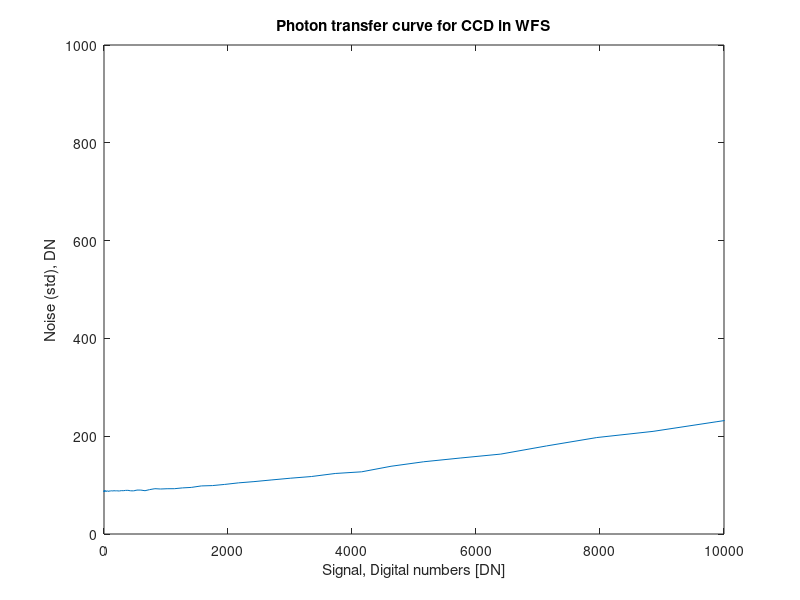
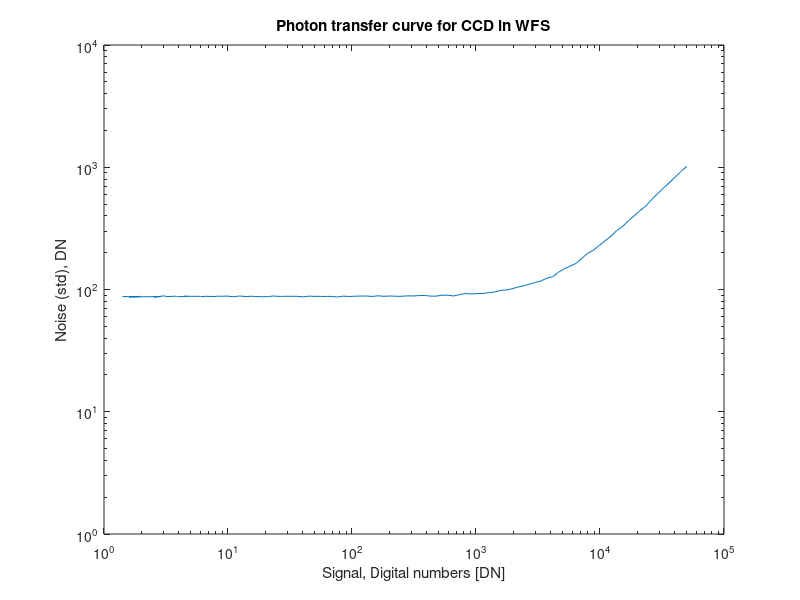

The MATLAB script that drew these images, in order:
%> @file demo_photosensor_simple_model.m
%> @brief Original code from Janesick book that simulates the noise in CMOS sensor.
%> 
%> @author James Janesick
%> @date   17 January 2011
%> 
clc
clear all
close all


PIX = 1000; % number of pixels sampled
DATA = 100; %% number of data points


%%%%%%%% Parameters %%
pixel_size = 8*10^(-4);  %% pixel size in [cm].

edn = 2; %% Conversion constant K[e/DN]
RN_e = 3; %% read noise [e]
RN = RN_e/edn; %% read noise [DN]

FW_e = 10^5; %% full well of pixel, [e]
FW = FW_e/edn; %% full well in DN

SCALE = DATA/log10(FW);  %% full well scale factor;

PN = 0.02;  %% FPN factor;

T = 300; %% operating temperature, [K]

k1 = 8.62*10^(-5); %%% Boltzman constant, [eV/K].

DFM = 0.5;  %% dark current figure of merit, [nA/cm^2].

DN = 0.3; %% dark FPN factor

PA = pixel_size^2;  %% pixel area [cm^2]

t_I = 0.3; 	%% integration time

Eg = 1.1557 - ( 7.021*T^2*10^(-4) )/(1108+T);  %% silicon band gap energy;

DARK_e = t_I*2.55*10^(15)*PA*DFM*T^(1.5)*exp(-Eg/(2*k1*T)); %% dark current [e]
DARK = DARK_e/edn; %% dark current [DN]



%%%%%%%% Program
randn('state', sum(100*clock));  %randomize the number generation
C = randn(PIX,1); %% random number generation for FPN number
F = randn(PIX,1);

for i=1:DATA
sig = 10^(i/SCALE);  %% signal step

A = randn(PIX,DATA); %% random number generation
B = randn(PIX,DATA); %% random number generation
D = randn(PIX,DATA); %% random number generation

read = RN*A(1:PIX,i); %%% read noise [DN]
shot = (sig/edn)^(0.5)*B(1:PIX,i); %% shot noise [DN]

FPN = sig*PN*C(1:PIX,1); %% FPN [DN]

Dshot = (DARK/edn)^(0.5)*D(1:PIX,i); %% dark shot noise [DN]

DFPN = DARK*DN*F(1:PIX,1);  %% dark FPN [DN]

SIG1(1:PIX,i) = sig+read+shot+FPN + Dshot + DFPN;  %% read noise + shot noise + FPN + dark shot noise + dark FPN [DN]
SIG2(1:PIX,i) = sig+read+shot+FPN + Dshot;  %% read noise + shot noise + FPN + dark shot noise + dark FPN [DN]
SIG3(1:PIX,i) = sig+read+shot+Dshot;  %% read noise + shot noise + FPN + dark shot noise + dark FPN [DN]
SIG4(1:PIX,i) = sig+read+shot;  %% read noise + shot noise + FPN + dark shot noise + dark FPN [DN]
SIG5(1:PIX,i) = sig+read+shot+FPN;  %% read noise + shot noise + FPN + dark shot noise + dark FPN [DN]
end

SIGNAL = mean(SIG1);  %% signal [DN]
NOISE1 = std(SIG1);  %% noise
NOISE2 = std(SIG1);  %% noise
NOISE3 = std(SIG1);  %% noise
NOISE4 = std(SIG1);  %% noise
NOISE5 = std(SIG1);  %% noise

SIGNAL_e = SIGNAL*edn;  %% signal [e]
NOISE1_e = NOISE1*edn;
NOISE2_e = NOISE2*edn;
NOISE3_e = NOISE3*edn;
NOISE4_e = NOISE4*edn;
NOISE5_e = NOISE5*edn;

%%%  PTC Plot [DN]
figure, plot(SIGNAL, NOISE1), title('Photon transfer curve for CCD in WFS'), xlabel('Signal, Digital numbers [DN]'), ylabel('Noise (std), DN'), axis([0 10^4 0 10^3]);

figure, loglog(SIGNAL, NOISE1), title('Photon transfer curve for CCD in WFS'), xlabel('Signal, Digital numbers [DN]'), ylabel('Noise (std), DN'), axis([1 10^5 1 10^4]);
